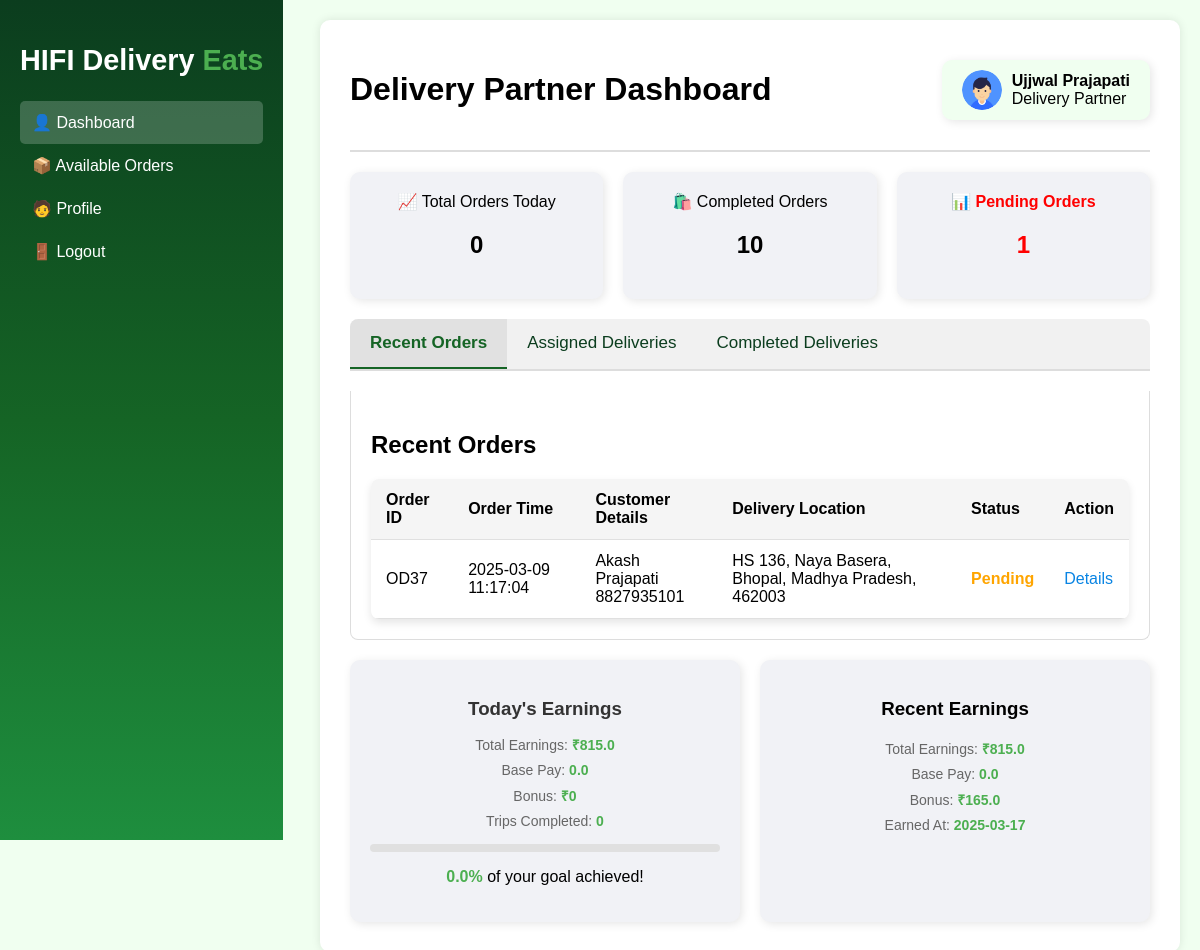
The page /delivery-agent (signed in) on the database its author committed.
### models.py (models this page shows, shortened)
class DeliveryAgent(UserMixin, db.Model):
    __tablename__ = 'delivery_agent'
    id = db.Column(db.Integer, primary_key=True)
    username = db.Column(db.String(100))
    email = db.Column(db.String(100), unique=True)
    phone = db.Column(db.Integer, unique=True, nullable=False)
    password = db.Column(db.String(100), nullable=False)
    image = db.Column(db.String(255), nullable=True, server_default='')
    bio = db.Column(db.Text, nullable=True, server_default='')
    delivery_area = db.Column(db.String(100), nullable=False)
    available_slots = db.Column(db.Boolean, nullable=False, default=True)
    id_proof = db.Column(db.String(12), nullable=False, server_default='')
    is_approved = db.Column(db.Boolean, nullable=False, server_default='0')
    is_active = db.Column(db.Boolean, nullable=False, server_default='1')
    def __repr__(self):
        return f'<DeliveryAgent {self.username}>'

class Order(db.Model):
    __tablename__ = 'order'
    id = db.Column(db.Integer, primary_key=True)
    user_id = db.Column(db.Integer, db.ForeignKey('customer.id'), nullable=False)
    delivery_agent_id = db.Column(db.Integer, db.ForeignKey('delivery_agent.id'), nullable=True)
    status = db.Column(db.String(50), nullable=False, default="Pending")
    total_price = db.Column(db.Float, nullable=False)
    delivery_location = db.Column(db.String(255), nullable=False)
    created_at = db.Column(db.DateTime, default=func.now())
    delivered_at = db.Column(db.DateTime, nullable=True)
    order_feedback = db.Column(db.Integer, nullable=True)
    delivery_status = db.Column(db.String(50),nullable=False, default="ActionPending")
    items = db.relationship("OrderItem", backref="order", lazy=True)
    user = db.relationship("Customer", back_populates="orders", foreign_keys=[user_id])  # Link to the user

class Customer(UserMixin, db.Model):
    __tablename__ = 'customer'
    id = db.Column(db.Integer, primary_key=True)
    username = db.Column(db.String(100))
    email = db.Column(db.String(100), unique=True)
    phone = db.Column(db.Integer,unique=True, nullable=False)
    password = db.Column(db.String(100), nullable=False)
    addresses = db.relationship("Address", backref="customer", lazy=True)
    orders = db.relationship("Order", back_populates="user", foreign_keys="Order.user_id")  # Orders placed by the user
    def __repr__(self):
        return f'<Customer {self.username}>'

class Earnings(db.Model):
    __tablename__ = 'earnings'
    id = db.Column(db.Integer, primary_key=True)
    delivery_agent_id = db.Column(db.Integer, db.ForeignKey('delivery_agent.id'), nullable=False)
    base_pay = db.Column(db.Float, nullable=False, default=0.0)
    bonus = db.Column(db.Float, nullable=False, default=0.0)
    trips_count = db.Column(db.Integer, nullable=False, default=0)
    earned_at = db.Column(db.DateTime, default=func.now())
    delivery_agent = db.relationship('DeliveryAgent', backref='earnings')

### routes/delivery_agent_routes.py (the view)
    @app.route('/delivery-agent')
    def delivery_agent():
        print(current_user)
        agent = DeliveryAgent.query.get(current_user.id)
        print(agent)
        address_subquery = (
            db.session.query(
                Address.customer_id,
                func.min(Address.address_line).label("customer_address")
            )
            .group_by(Address.customer_id)
            .subquery()
        )
        pending_orders = (
            db.session.query(
                Order.id.label("order_id"),
                Customer.id.label("customer_id"),
                Customer.username.label("customer_name"),
                Customer.phone.label("customer_phone"),
                address_subquery.c.customer_address,
                Order.status.label("order_status"),
                Order.total_price.label("order_total"),
                Order.delivery_location.label("delivery_location"),
                Order.created_at.label("order_date"),
            )
            .join(Customer, Order.user_id == Customer.id)
            .outerjoin(address_subquery, address_subquery.c.customer_id == Customer.id)
            .filter(Order.delivery_agent_id == current_user.id, Order.status == "Pending")
            .all()
        )
        assigned_orders = (
            db.session.query(
                Order.id.label("order_id"),
                Customer.id.label("customer_id"),
                Customer.username.label("customer_name"),
                Customer.phone.label("customer_phone"),
                Address.address_line.label("customer_address"),
                Order.status.label("order_status"),
                Order.total_price.label("order_total"),
                Order.delivery_location.label("delivery_location"),
                Order.created_at.label("order_date"),
            )
            .join(Customer, Order.user_id == Customer.id)
            .outerjoin(Address, Address.customer_id == Customer.id)
            .filter(Order.delivery_agent_id == current_user.id, Order.status == "Accepted")
            .group_by(Order.id, Customer.id)
            .all()
        )
        completed_orders = (
            db.session.query(
                Order.id.label("order_id"),
                Customer.id.label("customer_id"),
                Customer.username.label("customer_name"),
                Customer.phone.label("customer_phone"),
                Address.address_line.label("customer_address"),
                Order.delivery_status.label("order_status"),
                Order.total_price.label("order_total"),
                Order.delivery_location.label("delivery_location"),
                Order.created_at.label("order_date"),
            )
            .join(Customer, Order.user_id == Customer.id)
            .outerjoin(Address, Address.customer_id == Customer.id)
            .filter(Order.delivery_agent_id == current_user.id, Order.delivery_status == "Delivered")
            .group_by(Order.id, Customer.id)
            .all()
        )
        today = datetime.datetime.now()
        todays_deliveries_count = (
            db.session.query(Order)
            .filter(
                Order.delivery_agent_id == current_user.id,
                db.func.date(Order.created_at) == today,
                Order.status == "Delivered"  or Order.status == "Pending" or Order.status == "Accepted"
            )
            .count()
        )
        pending_count = (
            db.session.query(Order)
            .filter(Order.delivery_agent_id == current_user.id, Order.status == "Pending")
            .count()
        )
        completed_count = (
            db.session.query(Order)
            .filter(Order.delivery_agent_id == current_user.id, Order.delivery_status == "Delivered")
            .count()
        )
        today_earnings = db.session.query(
            func.coalesce(func.sum(Earnings.base_pay), 0).label("base_pay"),
            func.coalesce(func.sum(Earnings.bonus), 0).label("bonus"),
            func.coalesce(func.sum(Earnings.trips_count), 0).label("trips"),
        ).filter(
            Earnings.delivery_agent_id == current_user.id,
            func.date(Earnings.earned_at) == datetime.date.today()
        ).first()
        recent_earning = Earnings.query.filter(
            Earnings.delivery_agent_id == current_user.id
        ).order_by(Earnings.earned_at.desc()).first()
        return render_template(
            'delivery_agent/dashboard.html',
            user=agent,
            pending_orders=pending_orders,
            assigned_orders=assigned_orders,
            completed_orders=completed_orders,
            todays_deliveries_count=todays_deliveries_count,
            pending_count=pending_count,
            completed_count=completed_count,
            timedelta=datetime.timedelta,
            earnings=today_earnings,
            recent_earnings=recent_earning
        )

### templates/delivery_agent/dashboard.html (shortened to what this page needs)
{% extends "delivery_agent/index.html" %} {% block content %}
<header>
  <h1>Delivery Partner Dashboard</h1>
  <div class="admin-card">
    <img
      src="{{url_for('static', filename=user.image) or 'https://img.lovepik.com/element/45001/3052.png_860.png'}}"
      alt="Profile"
      class="profile-image"
    />
    <div class="admin-info">
      <p><strong>{{ user.username }}</strong></p>
      <p class="role">Delivery Partner</p>
    </div>
  </div>
</header>
<section class="dashboard-stats">
  <div class="card">
    📈 Total Orders Today
    <h2>{{ todays_deliveries_count }}</h2>
  </div>
  <div class="card completed">
    🛍️ Completed Orders
    <h2>{{ completed_count }}</h2>
  </div>
  <div class="card pending">
    📊 Pending Orders
    <h2>{{ pending_count }}</h2>
  </div>
</section>
<div class="tab">
  <button class="tablinks" onclick="openTab(event, 'recent')" id="defaultOpen">
    Recent Orders
  </button>
  <button class="tablinks" onclick="openTab(event, 'assigned')">
    Assigned Deliveries
  </button>
  <button class="tablinks" onclick="openTab(event, 'completed')">
    Completed Deliveries
  </button>
</div>
<div id="recent" class="tabcontent">
  <h2>Recent Orders</h2>
  {% if pending_orders %}
  <table>
    <thead>
      <tr>
        <th>Order ID</th>
        <th>Order Time</th>
        <th>Customer Details</th>
        <th>Delivery Location</th>
        <th>Status</th>
        <th>Action</th>
      </tr>
    </thead>
    <tbody>
      {% for order in pending_orders %}
      <tr>
        <td>OD{{ order.order_id }}</td>
        <td>{{ order.order_date.strftime('%Y-%m-%d %H:%M:%S') }}</td>
        <td>
          {{ order.customer_name }}<br />
          {{ order.customer_phone }}
        </td>
        <td>{{ order.delivery_location }}</td>
        <td>
          {% if order.order_status == "Pending" %}
          <span class="status-value pending">{{ order.order_status }}</span>
          {% elif order.order_status == "Completed" %}
          <span class="status-value completed">{{ order.order_status }}</span>
          {% elif order.order_status == "In Progress" %}
          <span class="status-value in-progress">{{ order.order_status }}</span>
          {% else %}
          <span class="status-value">{{ order.order_status }}</span>
          {% endif %}
        </td>
        <td>
          <a
            href="{{ url_for('delivery_partner_order_detail', order_id=order.order_id) }}"
            >Details</a
          >
        </td>
      </tr>
      {% endfor %}
    </tbody>
  </table>
  {% else %}
  <p>No pending orders assigned to you.</p>
  {% endif %}
</div>
<div class="side-info">
  <div class="side-card earnings-card">
    <h3>Today's Earnings</h3>
    <div class="earnings-details">
      <p>
        Total Earnings:
        <span class="highlight">
          ₹{{ (recent_earnings.base_pay | default(0)) + (recent_earnings.bonus | default(0)) }}
        </span>
      </p>
      {% if earnings and earnings.base_pay %}
      <p>Base Pay: <span class="highlight">₹{{ earnings.base_pay }}</span></p>
      {% else %}
      <p>Base Pay: <span class="highlight">0.0</span></p>
      {% endif %}
      <p>Bonus: <span class="highlight">₹{{ earnings.bonus }}</span></p>
      <p>
        Trips Completed:
        <span class="highlight">{{ earnings.trips }}</span>
      </p>
    </div>
    <div class="progress-bar">
    </div>
    <p>
      <span class="highlight">
        {{ ((earnings.base_pay + earnings.bonus) / 1500 * 100)|round(0, 'floor')
        }}%
      </span>
      of your goal achieved!
    </p>
  </div>
  <div class="side-card recent-earnings-card">
    <h3>Recent Earnings</h3>
    <div class="earnings-details">
      <p>
        Total Earnings:
        <span class="highlight">
          ₹{{ (recent_earnings.base_pay | default(0)) + (recent_earnings.bonus | default(0)) }}
        </span>
      </p>
      {% if earnings and earnings.base_pay %}
      <p>Base Pay: <span class="highlight">₹{{ earnings.base_pay }}</span></p>
      {% else %}
      <p>Base Pay: <span class="highlight">0.0</span></p>
      {% endif %}
      <p>Bonus: <span class="highlight">₹{{ recent_earnings.bonus }}</span></p>
      <p>
        Earned At:
        <span class="highlight">
          {% if recent_earnings.earned_at %} {{
          recent_earnings.earned_at.strftime('%Y-%m-%d') }} {% else %} N/A {%
          endif %}
        </span>
      </p>
    </div>
  </div>
  {% endblock content %}

### static/css/delivery_agent/index.css (style rules this page uses)
body { font-family: 'Poppins', sans-serif; margin: 0; background: #f0fff0; }
header { display: flex; justify-content: space-between; align-items: center; padding-bottom: 20px; border-bottom: 2px solid #ddd; }
.dashboard-stats { display: flex; gap: 20px; margin: 20px 0; }
.card { background: #f1f2f6; padding: 20px; border-radius: 10px; box-shadow: 2px 2px 10px rgba(0,0,0,0.1); flex: 1; text-align: center; transition: 0.3s; }
.admin-card { background: #f0fff0; padding: 10px 20px; border-radius: 10px; box-shadow: 2px 2px 10px rgba(0,0,0,0.1); display: flex; align-items: center; gap: 10px; transition: 0.3s; }
.admin-card p { margin: 0; }
.pending { color: red; font-weight: bold; }
table { width: 100%; border-collapse: collapse; margin-top: 20px; border-radius: 8px; overflow: hidden; box-shadow: 0 4px 8px rgba(0, 0, 0, 0.1); }
th, td { padding: 12px 15px; text-align: left; border-bottom: 1px solid #e0e0e0; }
th { background: #f5f5f5; font-weight: 600; }
td a { color: #0984e3; text-decoration: none; }
.side-info { display: flex; gap: 20px; margin-top: 20px; }
.side-card { background: #f1f2f6; padding: 20px; border-radius: 10px; box-shadow: 2px 2px 10px rgba(0,0,0,0.1); flex: 1; transition: 0.3s; text-align: center; }
.highlight { color: #ffffff; }
.profile-image { width: 40px; height: 40px; border-radius: 50%; object-fit: cover; }
.admin-info { display: flex; flex-direction: column; }
.status-value.pending { color: orange; }
.status-value { font-weight: bold; }
.tab { overflow: hidden; border-bottom: 2px solid #ddd; background-color: #f1f1f1; margin-bottom: 20px; border-radius: 8px 8px 0 0; }
.tab button { background-color: inherit; float: left; border: none; outline: none; cursor: pointer; padding: 14px 20px; transition: background-color 0.3s, color 0.3s; font-size: 17px; color: #0b3d1e; }
.tab button.active { background-color: #cccccc6e; color: #156425; font-weight: bold; border-bottom: 2px solid #156425; }
.tabcontent { display: none; padding: 20px; border: 1px solid #ddd; border-top: none; animation: fadeEffect 0.5s; background: #ffffff; border-radius: 0 0 8px 8px; }
.tabcontent table { margin-top: 0; }
.side-info { display: flex; flex-wrap: wrap; gap: 20px; margin-top: 20px; }
.side-card { background: #f1f2f6; padding: 20px; border-radius: 10px; box-shadow: 2px 2px 10px rgba(0,0,0,0.1); flex: 1; min-width: 280px; transition: 0.3s; text-align: center; }
.earnings-card h3 { margin-bottom: 15px; color: #333; font-weight: 600; }
.earnings-details p { font-size: 14px; color: #666; margin: 8px 0; }
.highlight { color: #4caf50; font-weight: bold; }
.progress-bar { background-color: #e0e0e0; border-radius: 6px; height: 8px; margin: 15px 0; overflow: hidden; position: relative; }

### rows shown on the page
DeliveryAgent: image (picture), username "Ujjwal Prajapati"
Order: order_id "37", order_date "2025-03-09 11:17:04", customer_name "Akash Prajapati", customer_phone "8827935101", delivery_location "HS 136, Naya Basera, Bhopal, Madhya Pradesh, 462003", order_status "Pending"
Earnings: base_pay+bonus "815.0", bonus "165.0", earned_at "2025-03-17"

### other values the page prints
{{ todays_deliveries_count }} "0"
{{ completed_count }} "10"
{{ pending_count }} "1"
{{ earnings.bonus }} "0"
{{ earnings.trips }} "0"
{{ ((earnings.base_pay + earnings.bonus) / 1500 * 100)|round(0, 'floor') }} "0.0"
